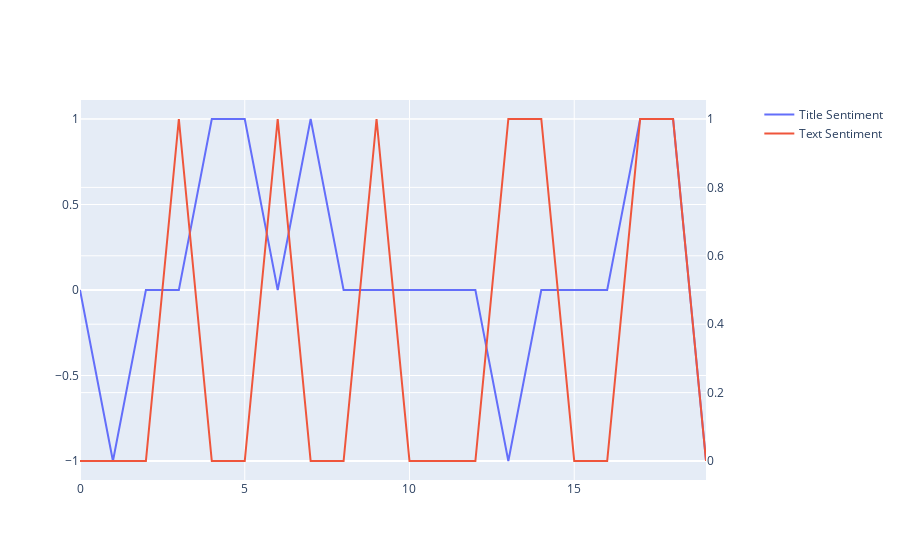

Notebook code cell kept with this figure:
### Code cell
# Describe the Ethereum Sentiment
ethusd_sentiment_stats = ethereum_news_df.describe()
try:
    print("Ethereum Sentiment Results".center(width))
except:
    print('Ethereum Sentiment Results')
print('')
print(ethusd_sentiment_stats)
print('')

# Visualize title and text sentiment
fig = make_subplots(specs=[[{"secondary_y": True}]])

fig.add_trace(
    go.Scatter(x=ethereum_news_df.index, y=ethereum_news_df['title_sent'], name="Title Sentiment"),
    row=1, col=1, secondary_y=False)

fig.add_trace(
    go.Scatter(x=ethereum_news_df.index, y=ethereum_news_df['text_sent'], name="Text Sentiment"),
    row=1, col=1, secondary_y=True,
)
fig.show()
print('')
ethusd_negative = ethusd_sentiment_stats['title_neg'].iloc[1]
ethusd_negative_percentage = '{:.1%}'.format(ethusd_negative)
print(f'{ethusd_negative_percentage} of ethereum articles are negative')
print('')
ethusd_positive = ethusd_sentiment_stats['title_pos'].iloc[1]
ethusd_positive_percentage = '{:.1%}'.format(ethusd_positive)
print(f'{ethusd_positive_percentage} of ethereum articles are positive')
print('')
ethusd_neutral = ethusd_sentiment_stats['title_neu'].iloc[1]
ethusd_neutral_percentage = '{:.1%}'.format(ethusd_neutral)
print(f'{ethusd_neutral_percentage} of ethereum articles are neutral')

### Figure 1 — Plotly figure (JSON) as saved in the notebook; plotly's stock layout.template omitted (floating-point values rounded to 4 significant figures)
{"data": [{"name": "Title Sentiment", "type": "scatter", "x": [0, 1, 2, 3, 4, 5, 6, 7, 8, 9, 10, 11, 12, 13, 14, 15, 16, 17, 18, 19], "xaxis": "x", "y": [0, -1, 0, 0, 1, 1, 0, 1, 0, 0, 0, 0, 0, -1, 0, 0, 0, 1, 1, -1], "yaxis": "y"}, {"name": "Text Sentiment", "type": "scatter", "x": [0, 1, 2, 3, 4, 5, 6, 7, 8, 9, 10, 11, 12, 13, 14, 15, 16, 17, 18, 19], "xaxis": "x", "y": [0, 0, 0, 1, 0, 0, 1, 0, 0, 1, 0, 0, 0, 1, 1, 0, 0, 1, 1, 0], "yaxis": "y2"}], "layout": {"xaxis": {"anchor": "y", "domain": [0, 0.94]}, "yaxis": {"anchor": "x", "domain": [0, 1]}, "yaxis2": {"anchor": "x", "overlaying": "y", "side": "right"}}}
